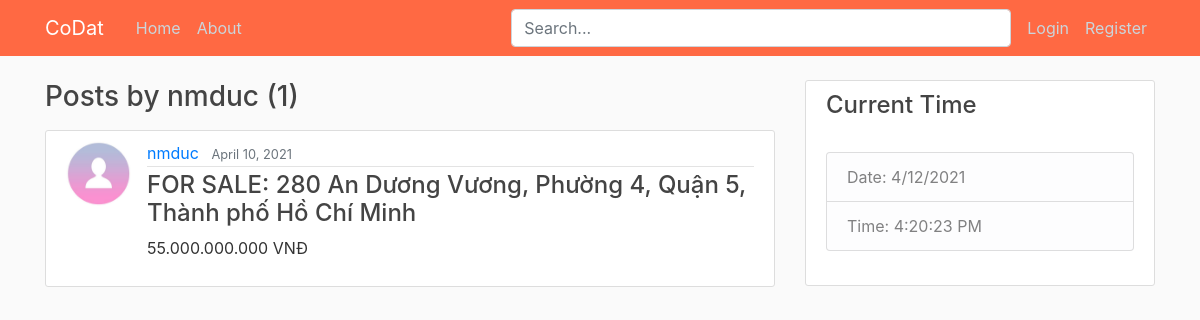
Page /user/nmduc on the committed database.
### HomePage/models.py (models this page shows, shortened)
class Post(models.Model):
    status = models.CharField(max_length=10, choices=STATUS)
    price = models.CharField(max_length=20)
    address = models.CharField(max_length=100)
    description = models.TextField()
    date_posted = models.DateTimeField(default=timezone.now)
    author = models.ForeignKey(User, on_delete=models.CASCADE)
    likes = models.ManyToManyField(User, related_name="blog_posts")

### users/models.py (models this page shows, shortened)
class Profile(models.Model):
	user = models.OneToOneField(User, on_delete=models.CASCADE)
	image = models.ImageField(default='default.jpg', upload_to='profile_pics')
	phone_number = models.CharField(max_length=12)
	bank = models.CharField(max_length=30)
	bank_number = models.CharField(max_length=20)

### HomePage/views.py (the view)
# urls.py: path('user/<str:username>', UserPostListView.as_view(), name='user-posts'),
class UserPostListView(ListView):
    model = Post
    template_name = 'HomePage/user_posts.html' # <app>/<model>_<viewtype>.html
    context_object_name = 'posts'
    ordering = ['-date_posted']
    paginate_by = 2
    def get_queryset(self):
        user = get_object_or_404(User, username=self.kwargs.get('username'))
        return Post.objects.filter(author=user).order_by('-date_posted')

### HomePage/templates/HomePage/user_posts.html (shortened to what this page needs)
{% extends "HomePage/base.html" %}
{% block content %}
    <h3 class="mb-3">Posts by {{ view.kwargs.username }} ({{ page_obj.paginator.count }})</h3>
    {% for post in posts %}
        <article class="media content-section">
            <img class="rounded-circle article-img" src="{{ post.author.profile.image.url }}">
            <div class="media-body">
                <div class="article-metadata">
                    <a class="mr-2" href="{% url 'user-posts' post.author.username %}">{{ post.author }}</a>
                    <small class="text-muted">{{ post.date_posted|date:"F d, Y" }}</small>
                </div>
                <h4><a class="article-address" href="{% url 'post-detail' post.id %}">
                    {{ post.status }}: {{ post.address }}
                </a></h4>
                <p>{{ post.price }}</p>
            </div>
        </article>
    {% endfor %}
{% endblock content %}

### HomePage/templates/HomePage/base.html (shortened to what this page needs)
{% load static %}
<!DOCTYPE html>
<html>
<head>
    <link rel="stylesheet" href="https://maxcdn.bootstrapcdn.com/bootstrap/4.0.0/css/bootstrap.min.css">
    <link rel="stylesheet" type="text/css" href="{% static 'HomePage/main.css' %}">
</head>
<body>
    <header class="site-header">
        <nav class="navbar navbar-expand-md navbar-dark bg-steel fixed-top">
            <div class="container">
                <a class="navbar-brand mr-4" href="{% url 'home-page' %}">CoDat</a>
                <div class="collapse navbar-collapse" id="navbarToggle">
                    <div class="navbar-nav mr-auto">
                        <a class="nav-item nav-link" href="{% url 'home-page' %}">Home</a>
                        <a class="nav-item nav-link" href="{% url 'home-about' %}">About</a>
                    </div>
                    <div class="search-bar mr-sm-2">
                        <form action="{% url 'home-page' %}">
                            <input class="form-control" type="search" placeholder="Search..." aria-label="Search" name="search">
                        </form>
                    </div>
                    <div class="navbar-nav">
                        {% if user.is_authenticated %}
                            <a class="nav-item nav-link" href="{% url 'post-create' %}">New Post</a>
                            <a class="nav-item nav-link" href="{% url 'profile' %}">{{ user.username }}</a>
                            <a class="nav-item nav-link" href="{% url 'logout' %}">Logout</a>
                        {% else %}
                            <a class="nav-item nav-link" href="{% url 'login' %}?next={{request.path}}">Login</a>
                            <a class="nav-item nav-link" href="{% url 'register' %}">Register</a>
                        {% endif %}
                    </div>
                </div>
            </div>
        </nav>
    </header>
    <main role="main" class="container">
        <div class="row">
            <div class="col-md-8">
                {% block content %}{% endblock %}
            </div>
            <div class="col-md-4">
                <div class="content-section">
                    <h4>Current Time</h4>
                    <br/>
                    <ul class="list-group">
                        <li class="list-group-item list-group-item-light">Date: <span id="date"></span></li>
                        <li class="list-group-item list-group-item-light">Time: <span id="time"></li>
                    </ul>
                    <br/>
                </div>
            </div>
        </div>
    </main>
</body>
</html>

### HomePage/static/HomePage/main.css (style rules this page uses)
body { background: #fafafa; color: #333333; margin-top: 5rem; }
h1, h2, h3, h4, h5, h6 { color: #444444; }
ul { margin: 0; }
.bg-steel { background-color: #ff6943; }
.site-header .navbar-nav .nav-link { color: #cbd5db; }
.content-section { background: #ffffff; padding: 10px 20px; border: 1px solid #dddddd; border-radius: 3px; margin-bottom: 20px; }
.article-address { color: #444444; }
.article-img { height: 65px; width: 65px; margin-right: 16px; }
.article-metadata { padding-bottom: 1px; margin-bottom: 4px; border-bottom: 1px solid #e3e3e3 }
.search-bar { max-width: 500px; width: 100%; }
form { width: 100%; }

### rows in the picture
Post: author.profile.image (placeholder picture), author "nmduc", date_posted "April 10, 2021", status "FOR SALE", address "280 An Dương Vương, Phường 4, Quận 5, Thành phố Hồ Chí Minh", price "55.000.000.000 VNĐ"

### other values in the picture
{{ view.kwargs.username }} "nmduc"
{{ page_obj.paginator.count }} "1"
